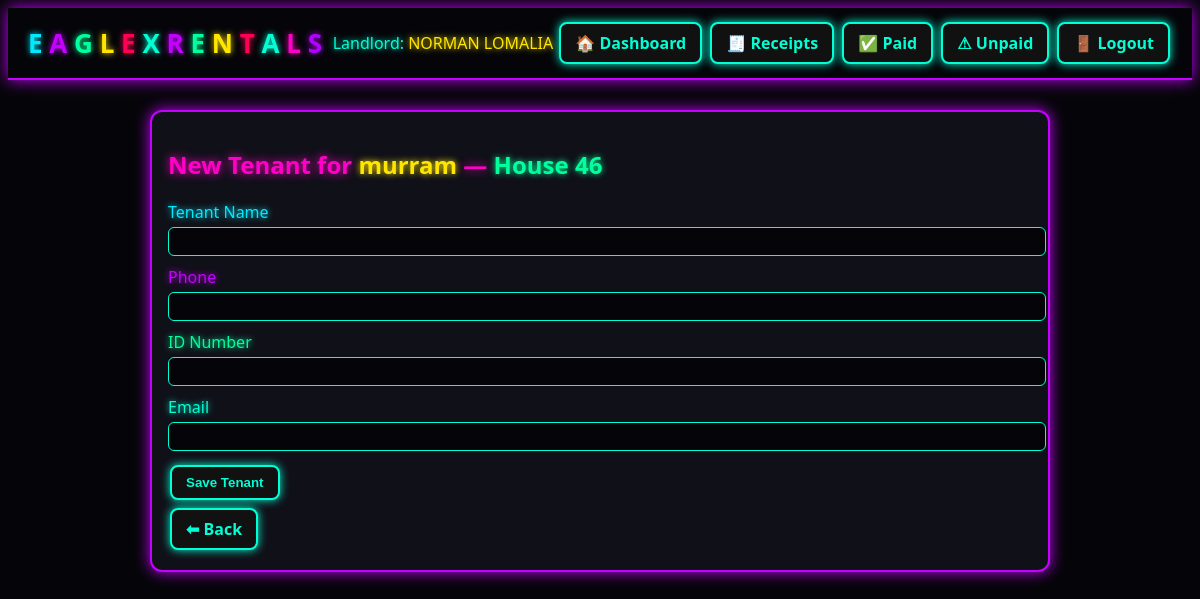
Page /unit/1/tenant/new (signed in) on the committed database.
### app.py (models this page shows)
class Landlord(UserMixin, db.Model):
    id = db.Column(db.Integer, primary_key=True)
    first_name = db.Column(db.String(80), nullable=False)
    last_name = db.Column(db.String(80), nullable=False)
    email = db.Column(db.String(120), unique=True, nullable=False)
    phone = db.Column(db.String(50))
    password_hash = db.Column(db.String(200), nullable=False)
    buildings = db.relationship('Building', backref='landlord', cascade='all, delete-orphan')
    @property
    def full_name(self):
        return f"{self.first_name} {self.last_name}"

class Building(db.Model):
    id = db.Column(db.Integer, primary_key=True)
    name = db.Column(db.String(150), nullable=False)
    landlord_id = db.Column(db.Integer, db.ForeignKey('landlord.id'), nullable=False)
    units = db.relationship('Unit', backref='building', cascade='all, delete-orphan')

class Unit(db.Model):
    id = db.Column(db.Integer, primary_key=True)
    number = db.Column(db.String(50), nullable=False)
    rent_amount = db.Column(db.Float, default=0.0)
    building_id = db.Column(db.Integer, db.ForeignKey('building.id'), nullable=False)
    tenant = db.relationship('Tenant', uselist=False, backref='unit')

### app.py (the view, shortened to what this page needs)
@app.route('/unit/<int:uid>/tenant/new', methods=['GET','POST'])
@login_required
def new_tenant(uid):
    unit = Unit.query.join(Building).filter(
        Unit.id == uid,
        Building.landlord_id == current_user.id
    ).first_or_404()
    return render_template('tenant_form.html', unit=unit)

### app.py (called while the page is built)
@login_manager.user_loader
def load_user(user_id):
    return Landlord.query.get(int(user_id))

### templates/tenant_form.html
{% extends "base.html" %}
{% block content %}
<div class="card">
  <h2 class="neon-heading-pink">
    New Tenant for <span class="neon-yellow">{{ unit.building.name }}</span> —
    <span class="neon-green">House {{ unit.number }}</span>
  </h2>
  <form method="post" class="form-vertical">
    <label class="neon-blue">Tenant Name
      <input name="name" required>
    </label>
    <label class="neon-purple">Phone
      <input name="phone">
    </label>
    <label class="neon-green">ID Number
      <input name="id_number">
    </label>
    <label class="neon-aqua">Email
      <input type="email" name="email">
    </label>
    <button class="btn">Save Tenant</button>
  </form>
  <a class="btn" href="{{ url_for('unit_detail', uid=unit.id) }}">⬅ Back</a>
</div>
{% endblock %}

### templates/base.html (shortened to what this page needs)
<!doctype html>
<html lang="en">
<head>
  <link rel="stylesheet" href="{{ url_for('static', filename='css/neon.css') }}">
</head>
<body class="theme-dark">
  <header>
    <div class="header-title">
      <span class="logo-text">
        <span class="neon-blue">E</span>
        <span class="neon-purple">A</span>
        <span class="neon-green">G</span>
        <span class="neon-yellow">L</span>
        <span class="neon-red">E</span>
        <span class="neon-aqua">X</span>
        <span class="neon-purple">R</span>
        <span class="neon-green">E</span>
        <span class="neon-yellow">N</span>
        <span class="neon-red">T</span>
        <span class="neon-aqua">A</span>
        <span class="neon-pink">L</span>
        <span class="neon-violet">S</span>
      </span>
    </div>
    <div class="header-actions">
      {% if current_user.is_authenticated %}
        <span class="neon-aqua">
          Landlord:
          <span class="neon-yellow">{{ current_user.full_name }}</span>
        </span>
        <a class="btn" href="{{ url_for('dashboard') }}">🏠 Dashboard</a>
        <a class="btn" href="{{ url_for('receipts') }}">🧾 Receipts</a>
        <a class="btn" href="{{ url_for('paid_tenants') }}">✅ Paid</a>
        <a class="btn" href="{{ url_for('unpaid_tenants') }}">⚠ Unpaid</a>
        <a class="btn" href="{{ url_for('logout') }}">🚪 Logout</a>
      {% endif %}
    </div>
  </header>
  <main class="container">
    {% block content %}{% endblock %}
  </main>
</body>
</html>

### static/css/neon.css (style rules this page uses)
:root { --neon-blue: #00eaff; --neon-purple: #c400ff; --neon-pink: #ff00c8; --neon-aqua: #00ffd5; --neon-violet: #b300ff; --neon-green: #00ff9d; --neon-yellow: #ffe600; --neon-red: #ff0055; }
body.theme-dark { background: #050509; color: var(--neon-blue); font-family: 'Segoe UI', sans-serif; }
.container { max-width: 900px; margin: 20px auto; padding: 10px; }
header { display: flex; justify-content: space-between; align-items: center; padding: 10px 20px; border-bottom: 2px solid var(--neon-purple); box-shadow: 0 0 15px var(--neon-purple); }
.logo-text { font-size: 26px; font-weight: 900; }
.neon-blue { color: var(--neon-blue); text-shadow: 0 0 6px var(--neon-blue); }
.neon-purple { color: var(--neon-purple); text-shadow: 0 0 6px var(--neon-purple); }
.neon-pink { color: var(--neon-pink); text-shadow: 0 0 6px var(--neon-pink); }
.neon-aqua { color: var(--neon-aqua); text-shadow: 0 0 6px var(--neon-aqua); }
.neon-violet { color: var(--neon-violet); text-shadow: 0 0 6px var(--neon-violet); }
.neon-green { color: var(--neon-green); text-shadow: 0 0 6px var(--neon-green); }
.neon-yellow { color: var(--neon-yellow); text-shadow: 0 0 6px var(--neon-yellow); }
.neon-red { color: var(--neon-red); text-shadow: 0 0 6px var(--neon-red); }
h1, h2, h3, h4 { font-weight: 800; }
.neon-heading-pink { color: var(--neon-pink); text-shadow: 0 0 10px var(--neon-pink); }
.btn { padding: 8px 14px; border-radius: 8px; border: 2px solid var(--neon-aqua); background: #111; color: var(--neon-aqua); font-weight: 700; cursor: pointer; text-decoration: none; display: inline-block; margin: 4px 2px; box-shadow: 0 0 10px var(--neon-aqua); transition: 0.2s; }
.card { background: #101018; border: 2px solid var(--neon-purple); box-shadow: 0 0 15px var(--neon-purple); padding: 16px; border-radius: 12px; margin-bottom: 20px; }
.form-vertical label { display: block; margin-bottom: 10px; }
.form-vertical input { width: 100%; padding: 6px; margin-top: 4px; border-radius: 6px; border: 1px solid var(--neon-aqua); background: #050509; color: var(--neon-green); }

### rows in the picture
Landlord: full_name "NORMAN LOMALIA"
Building: building.name "murram"
Unit: number "46"
